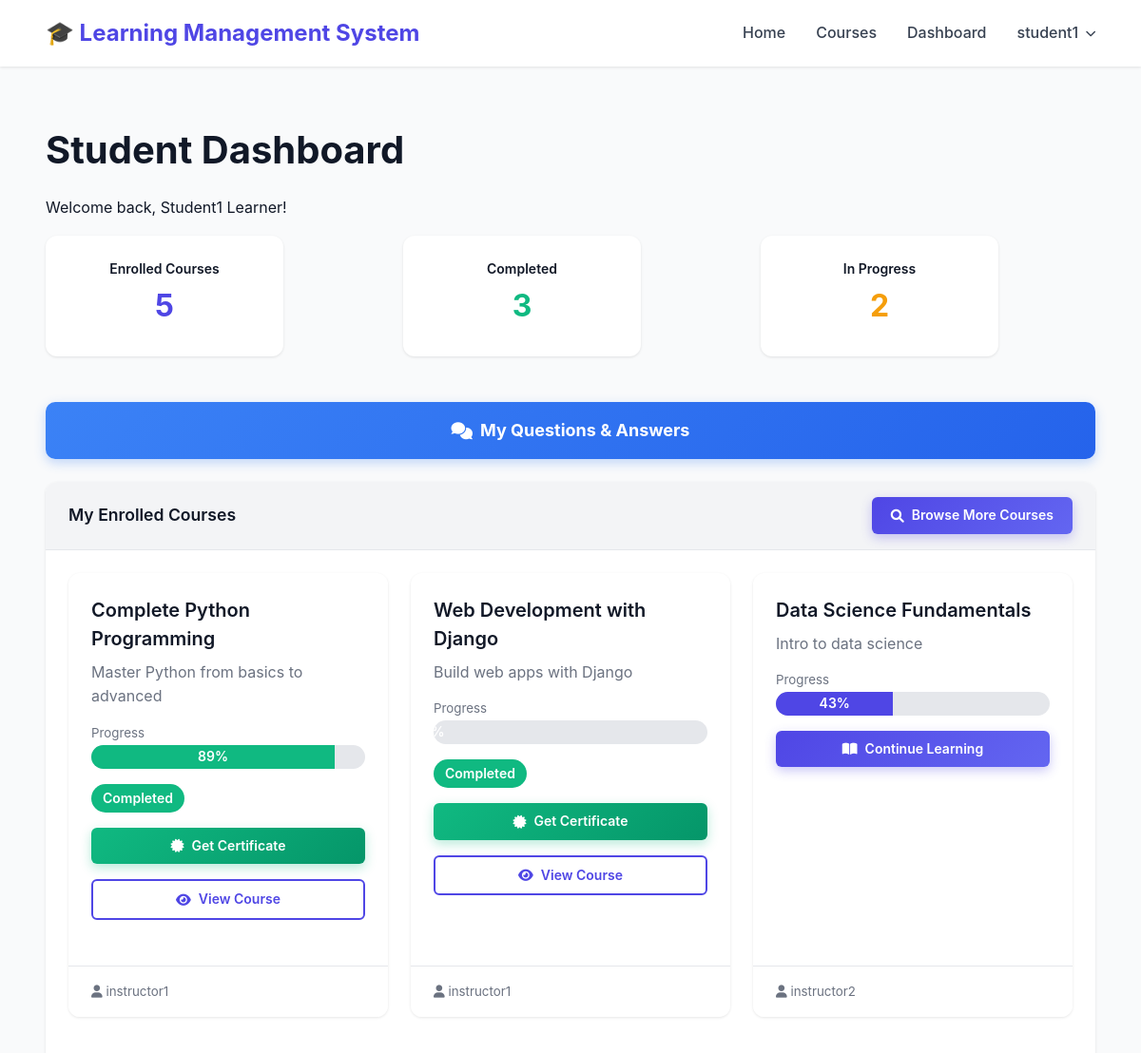
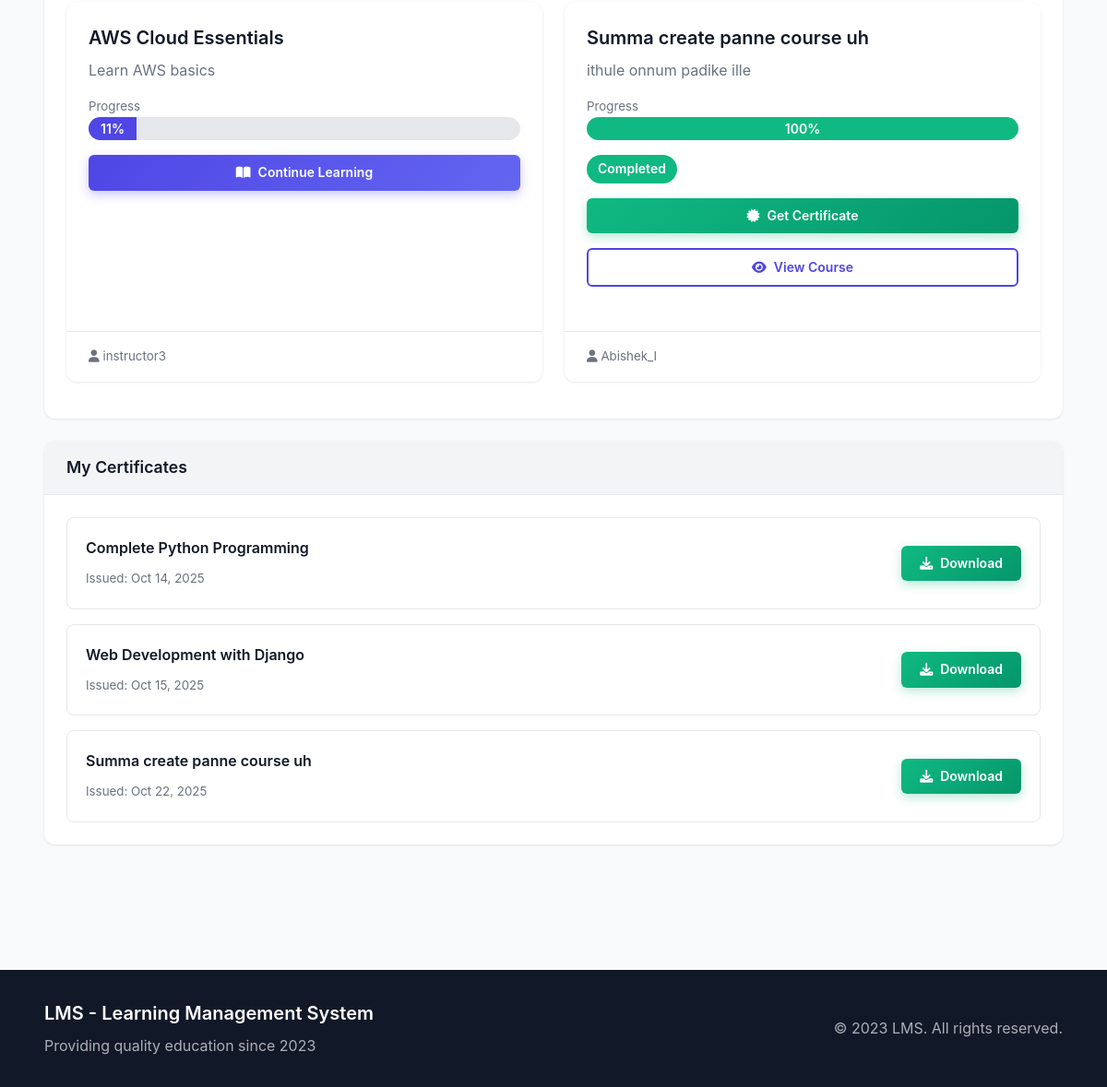
The app's page /accounts/dashboard/ (signed in) with its own data (2 pictures, top to bottom).
### accounts/models.py (models this page shows, shortened)
class User(AbstractUser):
    USER_TYPE_CHOICES = (
        ('student', 'Student'),
        ('instructor', 'Instructor'),
        ('admin', 'Admin'),
    )
    user_type = models.CharField(max_length=10, choices=USER_TYPE_CHOICES, default='student')
    profile_picture = models.ImageField(upload_to='profile_pictures/', null=True, blank=True)
    phone = models.CharField(max_length=20, null=True, blank=True)
    bio = models.TextField(blank=True, null=True)
    date_of_birth = models.DateField(null=True, blank=True)
    website = models.URLField(max_length=200, blank=True, null=True)
    address = models.TextField(blank=True, null=True)
    LEARNING_STYLE_CHOICES = (
        ('visual', 'Visual'),
        ('auditory', 'Auditory'),
        ('reading', 'Reading/Writing'),
        ('kinesthetic', 'Kinesthetic'),
    )
    learning_style = models.CharField(max_length=20, choices=LEARNING_STYLE_CHOICES, null=True, blank=True)
    preferred_language = models.CharField(max_length=50, blank=True, null=True)
    daily_study_goal = models.PositiveIntegerField(default=30, validators=[MinValueValidator(15), MaxValueValidator(480)])  # in minutes
    @property
    def is_instructor(self):
        return self.user_type == 'instructor'
    @property
    def is_admin(self):
        return self.is_superuser or self.user_type == 'admin'

### courses/models.py (models this page shows, shortened)
class Enrollment(models.Model):
    student = models.ForeignKey(
        settings.AUTH_USER_MODEL,
        on_delete=models.CASCADE,
        related_name='enrollments'
    )
    course = models.ForeignKey(Course, on_delete=models.CASCADE, related_name='enrollments')
    enrollment_date = models.DateTimeField(auto_now_add=True)
    completed = models.BooleanField(default=False)
    completion_date = models.DateTimeField(null=True, blank=True)
    progress = models.DecimalField(max_digits=5, decimal_places=2, default=0.00)
    is_active = models.BooleanField(default=True)
    class Meta:
        unique_together = ('student', 'course')

class Course(models.Model):
    title = models.CharField(max_length=200, unique=True)
    code = models.CharField(max_length=20, unique=True, blank=True, null=True, help_text="Unique course code (e.g., CS101)")
    description = models.TextField()
    instructor = models.ForeignKey(
        settings.AUTH_USER_MODEL,
        on_delete=models.CASCADE,
        related_name='courses_taught'
    )
    thumbnail = models.ImageField(upload_to='course_thumbnails/', null=True, blank=True)
    syllabus = models.FileField(upload_to='syllabi/', null=True, blank=True)
    category = models.ForeignKey(Category, on_delete=models.SET_NULL, null=True, blank=True, related_name='courses')
    created_at = models.DateTimeField(auto_now_add=True)
    updated_at = models.DateTimeField(auto_now=True)

### certificates/models.py (models this page shows, shortened)
class Certificate(models.Model):
    enrollment = models.OneToOneField('courses.Enrollment', on_delete=models.CASCADE, related_name='certificate')
    template = models.ForeignKey(CertificateTemplate, on_delete=models.SET_NULL, null=True)
    uuid = models.UUIDField(default=uuid.uuid4, editable=False, unique=True)
    issued_date = models.DateTimeField(default=timezone.now)
    expiry_date = models.DateTimeField(null=True, blank=True)
    grade = models.DecimalField(
        max_digits=5,
        decimal_places=2,
        validators=[MinValueValidator(0), MaxValueValidator(100)],
        null=True,
        blank=True
    )
    file = models.FileField(upload_to='certificates/', null=True, blank=True)
    custom_text = models.TextField(blank=True, null=True)
    signature_image = models.ImageField(upload_to='signatures/', null=True, blank=True)
    is_revoked = models.BooleanField(default=False)
    revocation_reason = models.TextField(blank=True, null=True)

### accounts/views.py (the view, shortened to what this page needs)
# urls.py: path('dashboard/', views.dashboard_view, name='dashboard'),
@login_required
def dashboard_view(request):
    context = {
        'notifications': Notification.objects.filter(
            recipient=request.user,
            is_read=False
        )[:5]
    }
    if request.user.is_admin:
        context.update({
            'total_users': User.objects.count(),
            'total_students': User.objects.filter(user_type='student').count(),
            'total_instructors': User.objects.filter(user_type='instructor').count(),
            'total_admins': User.objects.filter(user_type='admin').count(),
            'active_users': User.objects.filter(is_active=True).count(),
            'total_courses': Course.objects.count(),
            'total_enrollments': Enrollment.objects.count(),
            'total_certificates': Certificate.objects.count(),
            'recent_users': User.objects.order_by('-date_joined')[:5],
            'recent_courses': Course.objects.order_by('-created_at')[:5],
            'user_types': User.objects.values('user_type').annotate(count=Count('id')),
            'course_categories': Course.objects.values('category__name').annotate(count=Count('id')),
            'completion_rate': Enrollment.objects.filter(completed=True).count() / Enrollment.objects.count() * 100 if Enrollment.objects.exists() else 0
        })
        template = 'dashboard/admin_dashboard.html'
    else:
        enrollments = request.user.enrollments.select_related('course').all()
        context.update({
            'enrollments': enrollments,
            'completed_courses': enrollments.filter(completed=True).count(),
            'in_progress_courses': enrollments.filter(completed=False).count(),
            'recent_activities': QuizAttempt.objects.filter(
                student=request.user
            ).order_by('-started_at')[:5],
            'certificates': Certificate.objects.filter(
                enrollment__student=request.user
            ).select_related('enrollment__course'),
            'course_progress': {
                enrollment.id: enrollment.progress
                for enrollment in enrollments
            }
        })
        template = 'dashboard/student_dashboard.html'
    return render(request, template, context)

### templates/dashboard/student_dashboard.html (shortened to what this page needs)
{% extends 'base.html' %}
{% block content %}
<div class="container py-5">
    <h1 class="mb-4">Student Dashboard</h1>
    <p class="lead">Welcome back, {{ user.get_full_name|default:user.username }}!</p>
    <div class="row mb-4">
        <div class="col-md-4 dashboard-col">
            <div class="card text-center dashboard-card">
                <div class="card-body">
                    <h5 class="card-title">Enrolled Courses</h5>
                    <h2 class="card-text text-primary">{{ enrollments.count }}</h2>
                </div>
            </div>
        </div>
        <div class="col-md-4 dashboard-col">
            <div class="card text-center dashboard-card">
                <div class="card-body">
                    <h5 class="card-title">Completed</h5>
                    <h2 class="card-text text-success">{{ completed_courses }}</h2>
                </div>
            </div>
        </div>
        <div class="col-md-4 dashboard-col">
            <div class="card text-center dashboard-card">
                <div class="card-body">
                    <h5 class="card-title">In Progress</h5>
                    <h2 class="card-text text-warning">{{ in_progress_courses }}</h2>
                </div>
            </div>
        </div>
    </div>
    <div class="mb-4">
        <a href="{% url 'lessons:my_doubts' %}" class="btn btn-info btn-lg w-100">
            <i class="fas fa-comments"></i> My Questions & Answers
        </a>
    </div>
    <div class="card mb-4">
        <div class="card-header d-flex justify-content-between align-items-center">
            <h5 class="mb-0">My Enrolled Courses</h5>
            <a href="{% url 'courses:course_list' %}" class="btn btn-primary btn-sm">
                <i class="fas fa-search"></i> Browse More Courses
            </a>
        </div>
        <div class="card-body">
            {% if enrollments %}
            <div class="row">
                {% for enrollment in enrollments %}
                <div class="col-md-6 mb-3">
                    <div class="card h-100">
                        <div class="card-body">
                            <h5 class="card-title">{{ enrollment.course.title }}</h5>
                            <p class="card-text text-muted">{{ enrollment.course.description|truncatewords:15 }}</p>
                            <div class="mb-2">
                                <small class="text-muted">Progress</small>
                                <div class="progress">
                                    <div class="progress-bar {% if enrollment.completed %}bg-success{% endif %}"
                                         role="progressbar"
                                         style="width: {{ enrollment.progress }}%">
                                        {{ enrollment.progress|floatformat:0 }}%
                                    </div>
                                </div>
                            </div>
                            {% if enrollment.completed %}
                            <span class="badge bg-success mb-2">Completed</span>
                            <a href="{% url 'certificates:generate' enrollment.id %}" class="btn btn-sm btn-success w-100 mb-2">
                                <i class="fas fa-certificate"></i> Get Certificate
                            </a>
                            <a href="{% url 'courses:course_detail' enrollment.course.pk %}" class="btn btn-sm btn-outline-primary w-100">
                                <i class="fas fa-eye"></i> View Course
                            </a>
                            {% else %}
                            <a href="{% url 'courses:course_detail' enrollment.course.pk %}" class="btn btn-sm btn-primary w-100">
                                <i class="fas fa-book-open"></i> Continue Learning
                            </a>
                            {% endif %}
                        </div>
                        <div class="card-footer bg-transparent">
                            <small class="text-muted">
                                <i class="fas fa-user"></i> {{ enrollment.course.instructor.username }}
                            </small>
                        </div>
                    </div>
                </div>
                {% endfor %}
            </div>
            {% endif %}
        </div>
    </div>
    {% if certificates %}
    <div class="card">
        <div class="card-header">
            <h5 class="mb-0">My Certificates</h5>
        </div>
        <div class="card-body">
            <div class="list-group">
                {% for certificate in certificates %}
                <div class="list-group-item">
                    <div class="d-flex w-100 justify-content-between align-items-center">
                        <div>
                            <h6 class="mb-1">{{ certificate.enrollment.course.title }}</h6>
                            <small class="text-muted">Issued: {{ certificate.issued_date|date:"M d, Y" }}</small>
                        </div>
                        <a href="{{ certificate.file.url }}" class="btn btn-sm btn-success" download>
                            <i class="fas fa-download"></i> Download
                        </a>
                    </div>
                </div>
                {% endfor %}
            </div>
        </div>
    </div>
    {% endif %}
</div>
{% endblock %}

### templates/base.html (shortened to what this page needs)
<!DOCTYPE html>
<html lang="en">
<head>
    <link rel="stylesheet" href="https://cdnjs.cloudflare.com/ajax/libs/font-awesome/6.0.0/css/all.min.css">
    {% load static %}
    <link rel="stylesheet" href="{% static 'css/reset.css' %}?v=11">
    <link rel="stylesheet" href="{% static 'css/responsive.css' %}?v=17">
    <link rel="stylesheet" href="{% static 'css/style.css' %}?v=11">
    <link rel="stylesheet" href="{% static 'css/admin-fix.css' %}?v=11">
    <link rel="stylesheet" href="{% static 'css/navbar-fix.css' %}?v=11">
    <link rel="stylesheet" href="{% static 'css/instructor-students.css' %}?v=11">
    <link rel="stylesheet" href="{% static 'css/lessons.css' %}?v=2">
    <link rel="stylesheet" href="{% static 'css/quizzes.css' %}?v=2">
    <link rel="stylesheet" href="{% static 'css/dashboard.css' %}?v=2">
    <link rel="stylesheet" href="{% static 'css/student-progress.css' %}?v=2">
    <link rel="stylesheet" href="{% static 'css/admin-progress.css' %}?v=2">
    <link rel="stylesheet" href="{% static 'css/doubts.css' %}?v=2">
    <link rel="stylesheet" href="{% static 'css/assessments.css' %}?v=2">
    <link rel="stylesheet" href="{% static 'css/forms.css' %}?v=1">
</head>
<body>
    <nav class="navbar">
        <div class="container navbar-container">
            <a class="navbar-brand" href="/">🎓 Learning Management System</a>
            <div class="navbar-menu" id="navbarMenu">
                <a class="nav-link" href="{% url 'home' %}">Home</a>
                <a class="nav-link" href="{% url 'courses:course_list' %}">Courses</a>
                {% if user.is_authenticated %}
                <a class="nav-link" href="{% url 'accounts:dashboard' %}">Dashboard</a>
                <div class="dropdown" id="userDropdownContainer">
                    <span class="nav-link dropdown-toggle" onclick="toggleDropdown(event)">{{ user.username }}</span>
                </div>
                {% else %}
                <a class="nav-link" href="{% url 'accounts:login' %}">Login</a>
                <a class="btn-register" href="{% url 'accounts:register' %}">Register</a>
                {% endif %}
            </div>
        </div>
    </nav>
    <main>
        {% block content %}{% endblock %}
    </main>
    <footer>
        <div class="container">
            <div class="footer-content">
                <div class="footer-left">
                    <h5>LMS - Learning Management System</h5>
                    <p>Providing quality education since 2023</p>
                </div>
                <div class="footer-right">
                    <p>&copy; 2023 LMS. All rights reserved.</p>
                </div>
            </div>
        </div>
    </footer>
</body>
</html>

### records on screen
User: username "student1", get_full_name "Student1 Learner"
Enrollment: course "Complete Python Programming", course.description "Master Python from basics to advanced", progress "89", completed "Completed", course.instructor.username "instructor1"
Enrollment: course "Web Development with Django", course.description "Build web apps with Django", completed "Completed", course.instructor.username "instructor1"
Enrollment: course "Data Science Fundamentals", course.description "Intro to data science", progress "43", completed False (drawn), course.instructor.username "instructor2"
Enrollment: course "AWS Cloud Essentials", course.description "Learn AWS basics", progress "11", completed False (drawn), course.instructor.username "instructor3"
Enrollment: course "Summa create panne course uh", course.description "ithule onnum padike ille", progress "100", completed "Completed", course.instructor.username "Abishek_I"
Certificate: enrollment.course "Complete Python Programming", issued_date "Oct 14, 2025"
Certificate: enrollment.course "Web Development with Django", issued_date "Oct 15, 2025"
Certificate: enrollment.course "Summa create panne course uh", issued_date "Oct 22, 2025"

### other values on screen
{{ enrollments.count }} "5"
{{ completed_courses }} "3"
{{ in_progress_courses }} "2"
